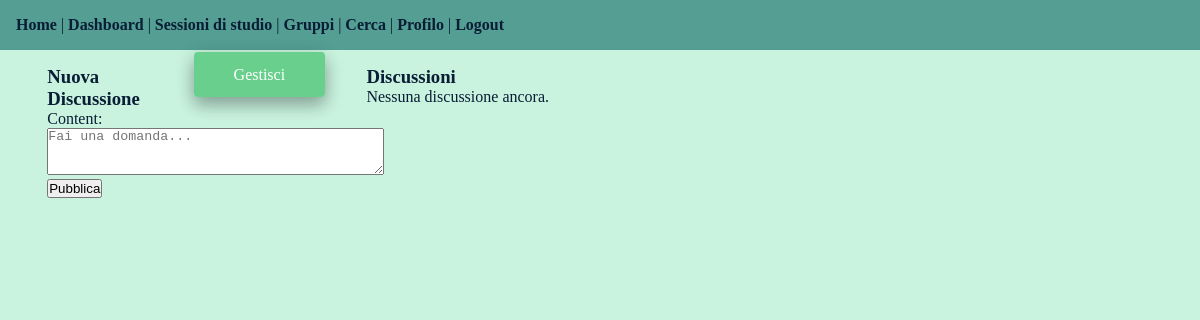
The page /groups/2/ (signed in) on the database as committed earlier.
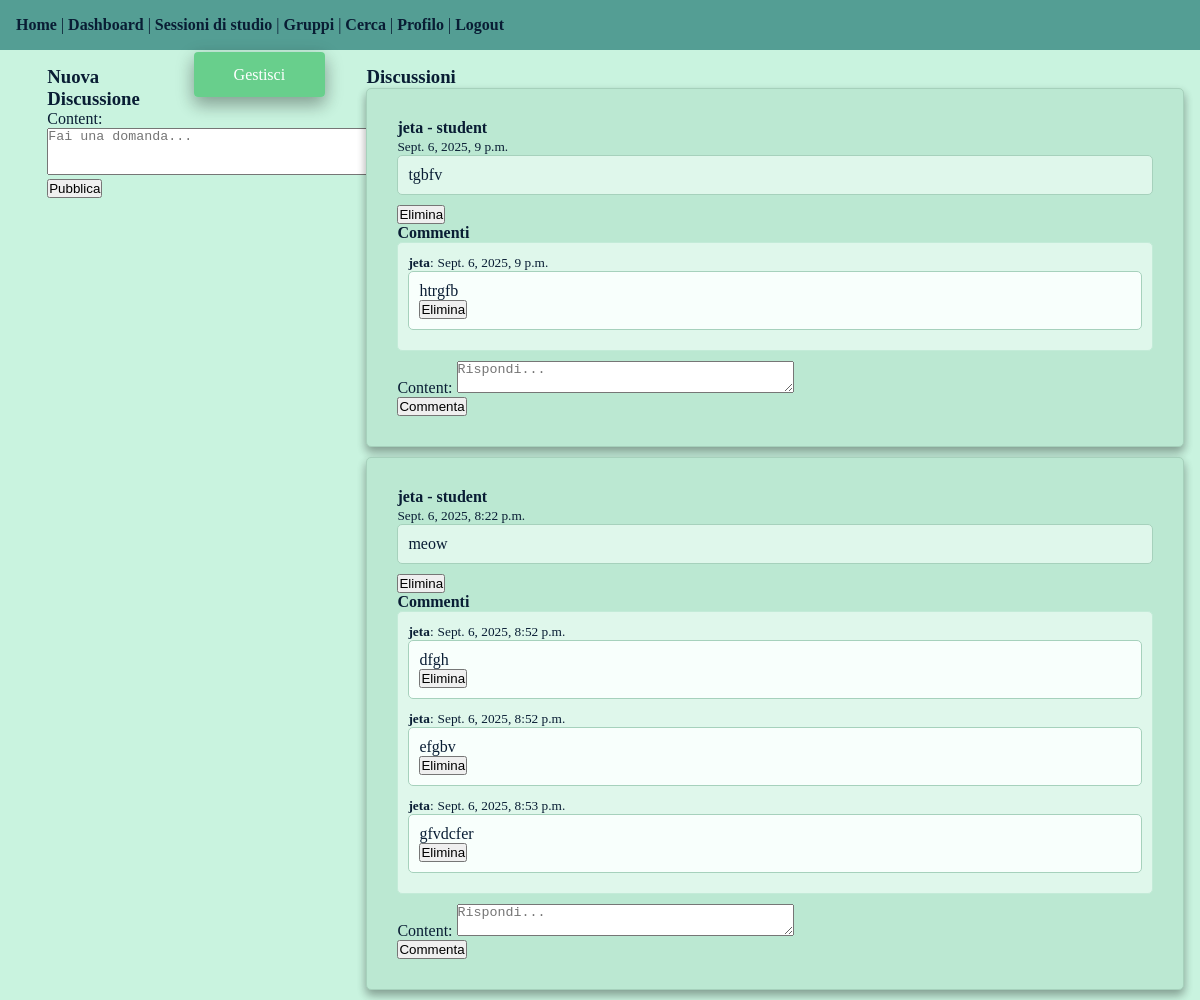
The same page on the database as committed later.
### groups/models.py (models this page shows, shortened)
class GroupDiscussion(models.Model):
    group = models.ForeignKey(StudyGroup, on_delete=models.CASCADE, related_name='discussions')
    creator = models.ForeignKey(settings.AUTH_USER_MODEL, on_delete=models.CASCADE, related_name='group_discussions')
    content = models.TextField()
    created_at = models.DateTimeField(auto_now_add=True)
    class Meta:
        ordering = ['-created_at']

class Comment(models.Model):
    discussion = models.ForeignKey(GroupDiscussion, on_delete=models.CASCADE, related_name='comments')
    creator = models.ForeignKey(settings.AUTH_USER_MODEL, on_delete=models.CASCADE)
    content = models.TextField()
    created_at = models.DateTimeField(auto_now_add=True)

### users/models.py (models this page shows, shortened)
class CustomUser(AbstractUser):
    USER_TYPE = (('Student', 'student'), ('Professional', 'professional'))
    user_type = models.CharField(max_length=20, choices=USER_TYPE, default='student')
    profile_picture = models.ImageField(upload_to='pfp', default='/pfp/nopfp.jpg')
    expertise_field = models.CharField(max_length=100, blank=True, null=True)
    bio = models.CharField(max_length=500, blank=True)
    daily_goal_hours = models.DecimalField(max_digits=4, decimal_places=2, default = 1, validators=[MinValueValidator(1.0), MaxValueValidator(24.0)]) #per impostare gli obiettivi personali
    weekly_goal_hours = models.DecimalField(max_digits=5, decimal_places=2, default = 1, validators=[MinValueValidator(1.0), MaxValueValidator(168.0)])
    friends = models.ManyToManyField('self', through='social.Friendship', symmetrical=True, blank = True, related_name='friend_of')
    @property
    def is_professional(self):
        return self.user_type == 'Professional'

### groups/views.py (the view)
# urls.py: path('<int:group_id>/', views.group_details, name="group_details"),
@login_required
def group_details(request, group_id):
    group = get_object_or_404(StudyGroup, id=group_id)
    if group.privacy == 'private' and not group.is_member(request.user):
        messages.error(request, 'Questo gruppo è privato. Devi essere invitato per accedere.')
        return redirect('groups:group_list')
    discussions = group.discussions.all().order_by('-created_at')
    discussion_form = GroupDiscussionForm()
    comment_form = CommentForm()
    context = {'group': group, 'is_creator': group.creator==request.user, 'discussions': discussions, 'discussion_form':discussion_form, 'comment_form':comment_form }
    return render(request, 'groups/group_details.html', context)

### groups/forms.py
class GroupDiscussionForm(forms.ModelForm):
    class Meta:
        model = GroupDiscussion
        fields = ['content']
        widgets =  {'content': forms.Textarea(attrs={'rows': 3, 'placeholder': 'Fai una domanda... '})}

class CommentForm(forms.ModelForm):
    class Meta:
        model= Comment
        fields = ['content']
        widgets =  {'content': forms.Textarea(attrs={'rows': 2, 'placeholder': 'Rispondi... '})}

### groups/templates/groups/group_details.html (shortened to what this page needs)
{% extends "users/dashboard.html" %}
{% block content %}
<div class="group-details-container">
    <div class="private-group">
        <div class="add-discussion">
            <h3>Nuova Discussione</h3>
            <form method="post" action="{% url 'groups:add_discussion' group.id %}">
                {{ discussion_form.as_p }}
                <button type="submit">Pubblica</button>
            </form>
        </div>
        {% if is_creator%}
        <div class="manage-group">
                <a href="{% url 'groups:group_manage' group.id %}" class="main-buttons">Gestisci </a>
            </div>
        {% endif %}
    </div>
    <div class="old-discussion">
        <h3>Discussioni</h3>
        {% for d in discussions %}
        <div class="discussion-block">
            <div class="post-heading">
                <p><b>{{ d.creator.username }} - {{ d.creator.get_user_type_display }}</b></p>
                <small>{{ d.created_at }}</small>
            </div>
            <div class="post-content">
                <p>{{ d.content }}</p>
            </div>
            {% if is_creator %}
                <form method="post" action="{% url 'groups:delete_discussion' d.id %}">
                    <button type="submit" onclick="return confirm('Eliminare questa discussione?')"> Elimina
            </button>
                </form>
            {% endif %}
            <h4>Commenti</h4>
            <div class="comments">
                {% for comment in d.comments.all %}
                        <small><b>{{ comment.creator.username }}</b>:</small>
                        <small>{{ comment.created_at }}</small>
                    <div class="comment-content">
                        {{ comment.content }}
                        {% if is_creator %}
                        <form method="post" action="{% url 'groups:delete_comment' comment.id %}">
                    <button type="submit" onclick="return confirm('Eliminare questo commento?')"> Elimina
                        </button>
                        </form>
                        {% endif %}
                    </div>
                {% empty %}
                        Nessun commento
                {% endfor %}
            </div>
            <form method="post" action="{% url 'groups:add_comment' d.id %}">
                {{ comment_form.as_p }}
                <button type="submit">Commenta</button>
            </form>
        </div>
        {% empty %}
        <p>Nessuna discussione ancora.</p>
    </div>
</div>
{% endfor %}
{% endblock %}

Rows that differ between the two databases and show on the page:
added GroupDiscussion: creator.username "jeta", creator.user_type "student", created_at "Sept. 6, 2025, 9 p.m.", content "tgbfv"
added Comment: creator.username "jeta", created_at "Sept. 6, 2025, 9 p.m.", content "htrgfb"
added GroupDiscussion: creator.username "jeta", creator.user_type "student", created_at "Sept. 6, 2025, 8:22 p.m.", content "meow"
added Comment: creator.username "jeta", created_at "Sept. 6, 2025, 8:52 p.m.", content "dfgh"
added Comment: creator.username "jeta", created_at "Sept. 6, 2025, 8:52 p.m.", content "efgbv"
added Comment: creator.username "jeta", created_at "Sept. 6, 2025, 8:53 p.m.", content "gfvdcfer"
Other text that changed with them:
text no longer shown: "Nessuna discussione ancora."
